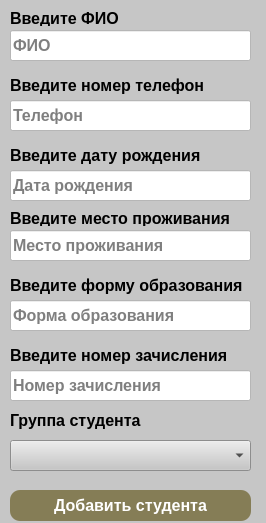
<?xml version="1.0" encoding="UTF-8"?>
<ui version="4.0">
 <class>FormAddStudent</class>
 <widget class="QMainWindow" name="FormAddStudent">
  <property name="geometry">
   <rect>
    <x>0</x>
    <y>0</y>
    <width>266</width>
    <height>523</height>
   </rect>
  </property>
  <property name="windowTitle">
   <string>Добавление студентов</string>
  </property>
  <property name="styleSheet">
   <string notr="true">background-color: rgb(198, 198, 198);</string>
  </property>
  <widget class="QWidget" name="centralwidget">
   <widget class="QLineEdit" name="edit_fio">
    <property name="enabled">
     <bool>true</bool>
    </property>
    <property name="geometry">
     <rect>
      <x>10</x>
      <y>30</y>
      <width>241</width>
      <height>31</height>
     </rect>
    </property>
    <property name="font">
     <font>
      <pointsize>12</pointsize>
      <weight>75</weight>
      <bold>true</bold>
     </font>
    </property>
    <property name="styleSheet">
     <string notr="true">background-color: rgb(255, 255, 255);</string>
    </property>
    <property name="placeholderText">
     <string>ФИО</string>
    </property>
   </widget>
   <widget class="QLabel" name="label">
    <property name="geometry">
     <rect>
      <x>10</x>
      <y>10</y>
      <width>131</width>
      <height>16</height>
     </rect>
    </property>
    <property name="font">
     <font>
      <pointsize>12</pointsize>
      <weight>75</weight>
      <bold>true</bold>
     </font>
    </property>
    <property name="text">
     <string>Введите ФИО</string>
    </property>
   </widget>
   <widget class="QLineEdit" name="edit_number_phone">
    <property name="enabled">
     <bool>true</bool>
    </property>
    <property name="geometry">
     <rect>
      <x>10</x>
      <y>100</y>
      <width>241</width>
      <height>31</height>
     </rect>
    </property>
    <property name="font">
     <font>
      <pointsize>12</pointsize>
      <weight>75</weight>
      <bold>true</bold>
     </font>
    </property>
    <property name="styleSheet">
     <string notr="true">background-color: rgb(255, 255, 255);</string>
    </property>
    <property name="placeholderText">
     <string>Телефон</string>
    </property>
   </widget>
   <widget class="QLabel" name="label_2">
    <property name="geometry">
     <rect>
      <x>10</x>
      <y>75</y>
      <width>211</width>
      <height>21</height>
     </rect>
    </property>
    <property name="font">
     <font>
      <pointsize>12</pointsize>
      <weight>75</weight>
      <bold>true</bold>
     </font>
    </property>
    <property name="text">
     <string>Введите номер телефон</string>
    </property>
   </widget>
   <widget class="QLineEdit" name="edit_date_born">
    <property name="enabled">
     <bool>true</bool>
    </property>
    <property name="geometry">
     <rect>
      <x>10</x>
      <y>170</y>
      <width>241</width>
      <height>31</height>
     </rect>
    </property>
    <property name="font">
     <font>
      <pointsize>12</pointsize>
      <weight>75</weight>
      <bold>true</bold>
     </font>
    </property>
    <property name="styleSheet">
     <string notr="true">background-color: rgb(255, 255, 255);</string>
    </property>
    <property name="placeholderText">
     <string>Дата рождения</string>
    </property>
   </widget>
   <widget class="QLabel" name="label_3">
    <property name="geometry">
     <rect>
      <x>10</x>
      <y>145</y>
      <width>211</width>
      <height>21</height>
     </rect>
    </property>
    <property name="font">
     <font>
      <pointsize>12</pointsize>
      <weight>75</weight>
      <bold>true</bold>
     </font>
    </property>
    <property name="text">
     <string>Введите дату рождения</string>
    </property>
   </widget>
   <widget class="QLabel" name="label_4">
    <property name="geometry">
     <rect>
      <x>10</x>
      <y>410</y>
      <width>241</width>
      <height>21</height>
     </rect>
    </property>
    <property name="font">
     <font>
      <pointsize>12</pointsize>
      <weight>75</weight>
      <bold>true</bold>
     </font>
    </property>
    <property name="text">
     <string>Группа студента</string>
    </property>
   </widget>
   <widget class="QLineEdit" name="edit_form_education">
    <property name="enabled">
     <bool>true</bool>
    </property>
    <property name="geometry">
     <rect>
      <x>10</x>
      <y>300</y>
      <width>241</width>
      <height>31</height>
     </rect>
    </property>
    <property name="font">
     <font>
      <pointsize>12</pointsize>
      <weight>75</weight>
      <bold>true</bold>
     </font>
    </property>
    <property name="styleSheet">
     <string notr="true">background-color: rgb(255, 255, 255);</string>
    </property>
    <property name="placeholderText">
     <string>Форма образования</string>
    </property>
   </widget>
   <widget class="QLabel" name="label_5">
    <property name="geometry">
     <rect>
      <x>10</x>
      <y>275</y>
      <width>251</width>
      <height>21</height>
     </rect>
    </property>
    <property name="font">
     <font>
      <pointsize>12</pointsize>
      <weight>75</weight>
      <bold>true</bold>
     </font>
    </property>
    <property name="text">
     <string>Введите форму образования</string>
    </property>
   </widget>
   <widget class="QLineEdit" name="edit_place_residence">
    <property name="enabled">
     <bool>true</bool>
    </property>
    <property name="geometry">
     <rect>
      <x>10</x>
      <y>230</y>
      <width>241</width>
      <height>31</height>
     </rect>
    </property>
    <property name="font">
     <font>
      <pointsize>12</pointsize>
      <weight>75</weight>
      <bold>true</bold>
     </font>
    </property>
    <property name="styleSheet">
     <string notr="true">background-color: rgb(255, 255, 255);</string>
    </property>
    <property name="placeholderText">
     <string>Место проживания</string>
    </property>
   </widget>
   <widget class="QLabel" name="label_6">
    <property name="geometry">
     <rect>
      <x>10</x>
      <y>210</y>
      <width>241</width>
      <height>16</height>
     </rect>
    </property>
    <property name="font">
     <font>
      <pointsize>12</pointsize>
      <weight>75</weight>
      <bold>true</bold>
     </font>
    </property>
    <property name="text">
     <string>Введите место проживания</string>
    </property>
   </widget>
   <widget class="QComboBox" name="cb_group_student">
    <property name="geometry">
     <rect>
      <x>10</x>
      <y>440</y>
      <width>241</width>
      <height>31</height>
     </rect>
    </property>
    <property name="font">
     <font>
      <pointsize>12</pointsize>
      <weight>75</weight>
      <bold>true</bold>
     </font>
    </property>
    <property name="currentText">
     <string/>
    </property>
   </widget>
   <widget class="QPushButton" name="btn_add_student">
    <property name="geometry">
     <rect>
      <x>10</x>
      <y>490</y>
      <width>241</width>
      <height>31</height>
     </rect>
    </property>
    <property name="font">
     <font>
      <pointsize>12</pointsize>
      <weight>75</weight>
      <bold>true</bold>
     </font>
    </property>
    <property name="styleSheet">
     <string notr="true">QPushButton {background-color: rgb(133, 125, 86); 
color: White; border-radius: 10px;}
QPushButton:pressed {background-color:rgb(43, 252, 50) ; }</string>
    </property>
    <property name="text">
     <string>Добавить студента</string>
    </property>
    <property name="autoDefault">
     <bool>false</bool>
    </property>
    <property name="default">
     <bool>false</bool>
    </property>
    <property name="flat">
     <bool>false</bool>
    </property>
   </widget>
   <widget class="QLabel" name="label_7">
    <property name="geometry">
     <rect>
      <x>10</x>
      <y>345</y>
      <width>251</width>
      <height>21</height>
     </rect>
    </property>
    <property name="font">
     <font>
      <pointsize>12</pointsize>
      <weight>75</weight>
      <bold>true</bold>
     </font>
    </property>
    <property name="text">
     <string>Введите номер зачисления</string>
    </property>
   </widget>
   <widget class="QLineEdit" name="edit_enrollement_order">
    <property name="enabled">
     <bool>true</bool>
    </property>
    <property name="geometry">
     <rect>
      <x>10</x>
      <y>370</y>
      <width>241</width>
      <height>31</height>
     </rect>
    </property>
    <property name="font">
     <font>
      <pointsize>12</pointsize>
      <weight>75</weight>
      <bold>true</bold>
     </font>
    </property>
    <property name="styleSheet">
     <string notr="true">background-color: rgb(255, 255, 255);</string>
    </property>
    <property name="placeholderText">
     <string>Номер зачисления</string>
    </property>
   </widget>
  </widget>
 </widget>
 <resources/>
 <connections/>
</ui>
